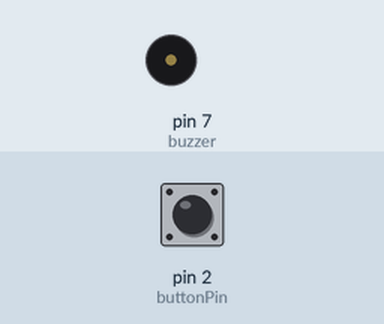
Simulated run of this sketch. Board: Arduino Uno, built with avr-gcc and run on an emulated ATmega328P. Parts: buzzer (waves = sounding). The test bench sets the inputs (shaded band); at power-on: pin 2 (buttonPin) HIGH.

Above: at 1.2 s.
1.3 s: pin 2 (buttonPin) pulled LOW for 0.15 s
At 2.4 s:
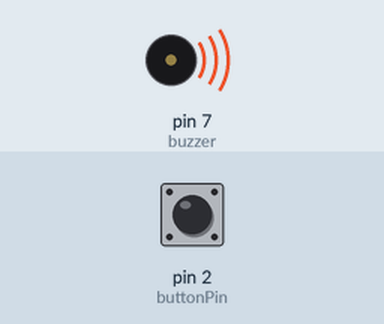
3.3 s: pin 2 (buttonPin) pulled LOW for 1 s
At 4.1 s:
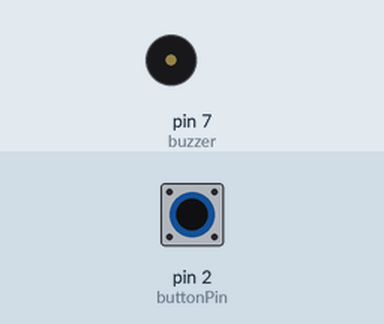
5.8 s: pin 2 (buttonPin) pulled LOW for 3.2 s
At 6.3 s:
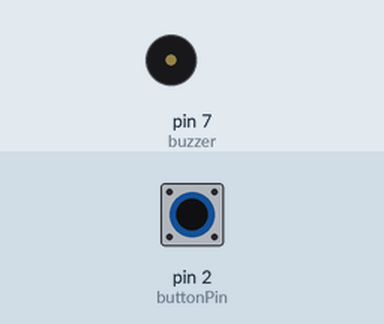
Timing chart, 0 to 8.8 s (numbered marks = the images above; inputs shaded):
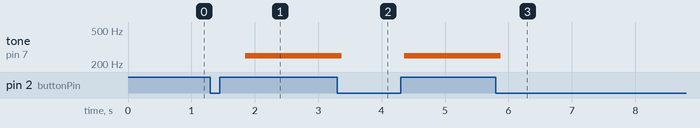

Measured:
- after the input at 1.3 s, tone on pin 7 (buzzer): silent → 249 Hz after 0.55 s
- after the input at 3.3 s, tone on pin 7 (buzzer): 249 Hz → silent after 0.07 s, → 249 Hz 0.98 s later
- after the input at 5.8 s, tone on pin 7 (buzzer): 249 Hz → silent after 0.07 s

The sketch:

Test02_01.ino
```cpp
const int buttonPin = 2;   //按键的接入口
const int buzzer=7;     //蜂鸣器的接入口


int buttonState = 0;
boolean ledState = false;
void setup() {
  pinMode(buzzer,OUTPUT);
  pinMode(buttonPin, INPUT_PULLUP); //特别要注意这个INPUT_PULLUP，如果换成INPUT，按键会失效
}

void loop(){
while(1){
  digitalWrite(buzzer,HIGH);
  if(digitalRead(buttonPin)==LOW){
     ledState = !ledState;
     delay(500);
  }
  delay(2);
  if(ledState==true){
    digitalWrite(buzzer,LOW);
  }
  delay(2);
}
}
```
